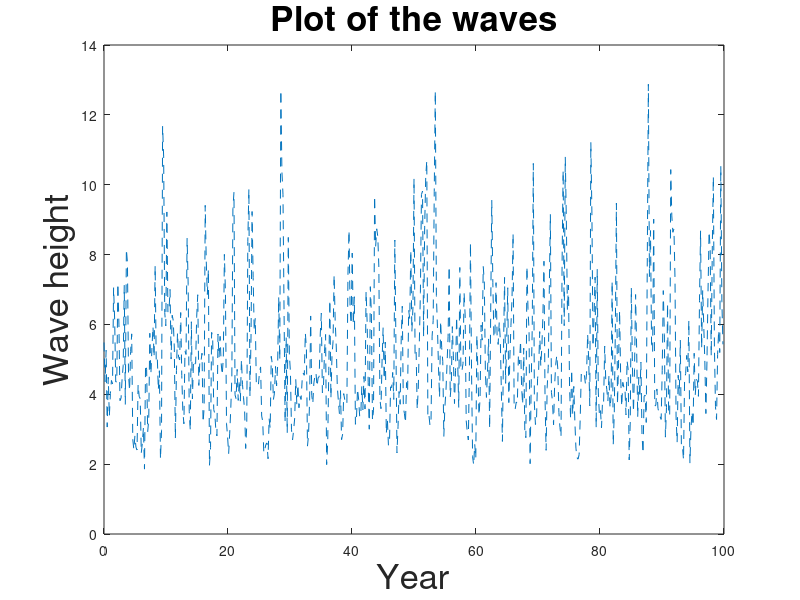

MATLAB code for this plot: (Note: this script raises an error after producing the figure.)
% ----- TASK 2--------
disp('----- TASK 2 -----')
disp(' ')

% We begin by importing the waves and get that

load atlantic.mat

% Nameing it as waves

waves = atlantic;

% We then plot the waves

plot((0:length(waves)-1)/length(waves)*100,waves,'--')
title('Plot of the waves','fontsize',25)
xlabel('Year','fontsize',25)
ylabel('Wave height','fontsize',25)

% We then get the estimates for the parameters by using est_gumbel

[beta,mu] = est_gumbel(waves);

% We then sample from the Gumbel distribution by defining the function

gumbrand = @(x,beta,mu) -beta*log(log(1./x)) + mu;

% Now we begin the bootstrapping

n = length(waves);
B = 5e2;
boots = zeros(B,2);
for i = 1:B
    X = gumbrand(rand(1,n),beta,mu);
    [bb,bm] = est_gumbel(X);
    boots(i,:) = [bb bm];
end
deltas = sort(bsxfun(@minus,boots,[beta mu]));
L = bsxfun(@minus,[beta mu],deltas(ceil((1 - 0.05/2)*B),:));
U = bsxfun(@minus,[beta mu],deltas(ceil(0.05/2*B),:));

disp('Bounds for beta and mu of the estimated Gumpel')
disp(' ')
disp('      L         U')
disp([L' U'])

% We now defined T to be

T = 3*14*100;

% We now calculate the maximum value which is 

max_wave = gumbrand(1 - 1/T,U(1),U(2));
disp(['Maximum wave height for a 100-year period is ',num2str(max_wave),...
    ' m'])
disp(['The confidence bound is therefore (',num2str(gumbrand(1 - 1/T,...
    beta,mu)),',',num2str(max_wave),')'])

gumpdf = @(x,beta,mu) 1/beta*exp(-((x - mu)/beta + exp(-(x - mu)/beta)));

figure, bar(hist(waves,14)/sum(hist(waves,14))), hold on
plot(0:0.01:max(waves),gumpdf(0:0.01:max(waves),U(1),U(2)),'r--'),
plot(0:0.01:max(waves),gumpdf(0:0.01:max(waves),beta,mu),'k--'),
plot(0:0.01:max(waves),gumpdf(0:0.01:max(waves),L(1),L(2)),'g--'),
title('Histogram plot of the sampled gumpel distribution', 'Fontsize', 25)
xlabel('Value', 'Fontsize', 25)
ylabel('Frequency', 'Fontsize', 25)
legend('Raw data','Upper Gumbel PDF', 'Lower Gumpel PDF')
